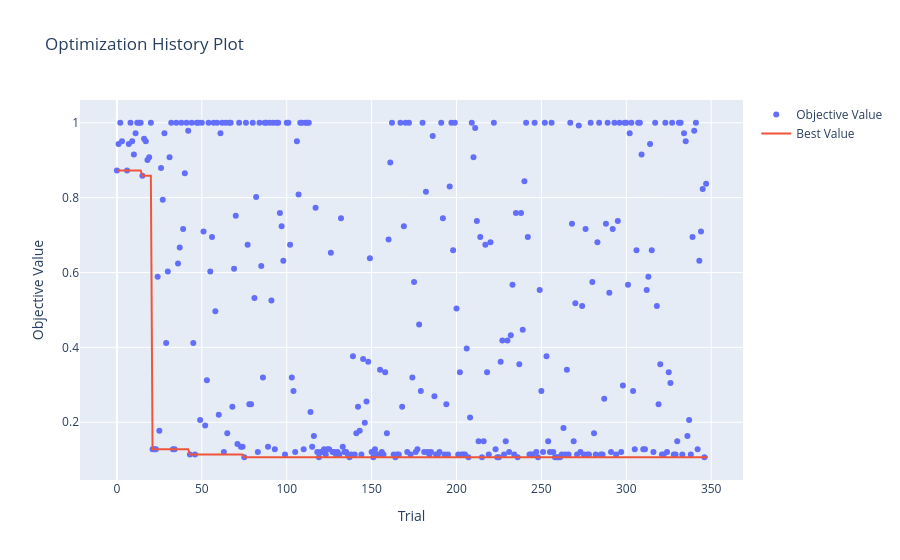

The code cell stored with this chart in its notebook:
### Code cell
#optuna.visualization.plot_pareto_front(study, target_names=["band", "Weighted Excess"])
optuna.visualization.plot_optimization_history(study)

### Figure 1 — Plotly figure (JSON) as saved in the notebook; plotly's stock layout.template omitted (floating-point values rounded to 4 significant figures; data arrays with more than 128 entries replaced by an {"elided": "..."} marker saying what was removed)
{"data": [{"mode": "markers", "name": "Objective Value", "type": "scatter", "x": {"elided": "345 int values"}, "y": {"elided": "345 float values"}}, {"mode": "lines", "name": "Best Value", "type": "scatter", "x": {"elided": "349 int values"}, "y": {"elided": "349 float values"}}, {"marker": {"color": "#cccccc"}, "mode": "markers", "name": "Infeasible Trial", "showlegend": false, "type": "scatter", "x": [], "y": []}], "layout": {"title": {"text": "Optimization History Plot"}, "xaxis": {"title": {"text": "Trial"}}, "yaxis": {"title": {"text": "Objective Value"}}}}
